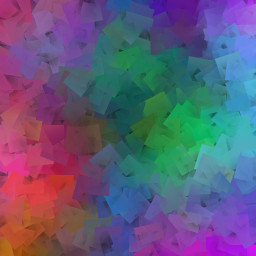
#> input picture imgs/blend1.jpg, 256 x 256 px, given in place of the camera
$ python prov.py
#> lines starting #> are read from the running program, lines starting #| are printed output that depends on the picture; after the words box and inside, x2 and y2 are one past the last pixel; in counts of white or black regions, pixels touching at a corner belong together
import cv2 as cv
import imutils
import numpy as np

def gray_to_rgbchannel(img, channel=1):
    prov = np.zeros((img.shape) + (3,), np.double)
    prov[:, :, channel] = img
    print(prov)
    return prov


video = cv.VideoCapture()
address = "http://192.168.0.13:8080/video"
video.open(address)

blur_lv = 3
laplacian_lv = 3
while True:
    check, frame = video.read()
#> frame is the input picture: shape (256, 256, 3); mean B, G, R 122.3, 90.9, 96.8
    gray_img = cv.cvtColor(frame, cv.COLOR_BGR2GRAY)
    gray_img = cv.resize(gray_img, (640, 480))
#> gray_img: shape (480, 640)
    gray_img = imutils.rotate_bound(gray_img, 90)
#> gray_img: shape (640, 480)


    # img = cv.cvtColor(frame, cv.COLOR_RGB2BGR)

    blured_img = cv.GaussianBlur(gray_img, (blur_lv, blur_lv), 0)

    grad_x = cv.Sobel(blured_img, cv.CV_64F, 1, 0, ksize=3)
    grad_y = cv.Sobel(blured_img, cv.CV_64F, 0, 1, ksize=3)

    laplacian_img = cv.Laplacian(blured_img, cv.CV_64F, ksize=laplacian_lv)
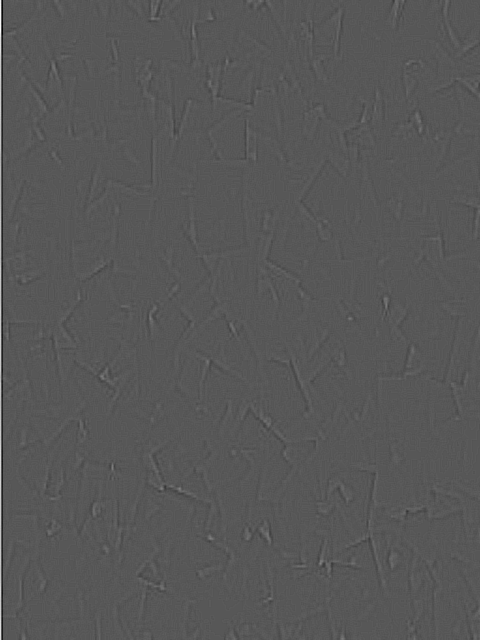
#> laplacian_img: shape (640, 480) float64; min -130, max 248, mean 0.2; drawn with min black and max white

    abs_grad_x = cv.convertScaleAbs(grad_x)
    abs_grad_y = cv.convertScaleAbs(grad_y)
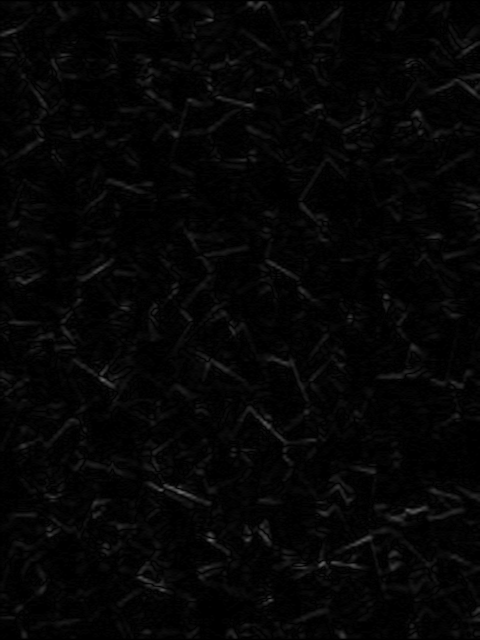
#> abs_grad_y: shape (640, 480); min 0, max 107, mean 5.1

    grad = cv.addWeighted(abs_grad_x, 0.5, abs_grad_y, 0.5, 0)
    #grad = cv.addWeighted(grad_x, 0.5, grad_y, 0.5, 0)

    cv.imshow('grad_x', grad_x)
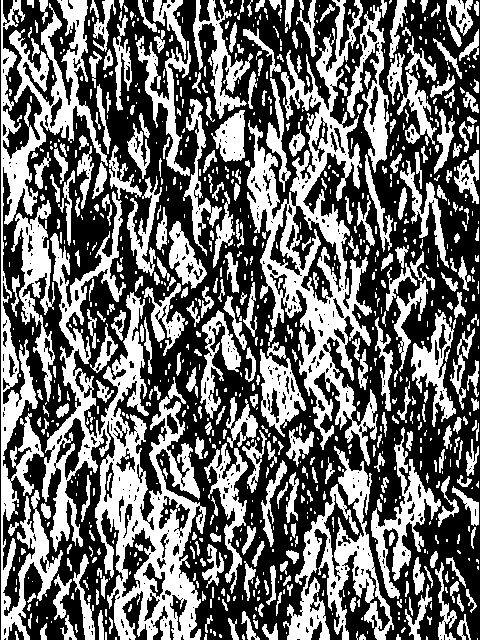
#> window 'grad_x': shape (640, 480); 42.7% white; 911 white regions (551 under 20 px), largest, box (x1, y1, x2, y2) and area: (42, 191, 206, 640) 21184, (247, 0, 378, 466) 17043, (1, 0, 108, 640) 14656
    cv.imshow('grad_y', grad_y)
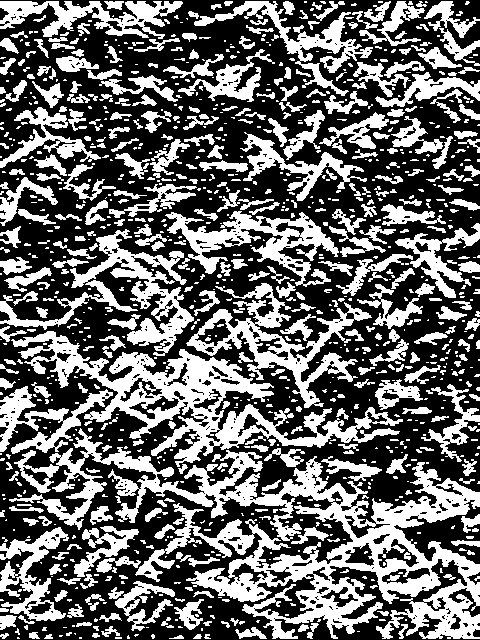
#> window 'grad_y': shape (640, 480); 40.9% white; 1040 white regions (644 under 20 px), largest, box (x1, y1, x2, y2) and area: (9, 428, 480, 639) 28202, (11, 331, 403, 467) 12622, (0, 229, 194, 356) 5580
    cv.imshow('sobel img', grad)
    cv.imshow('r', gray_to_rgbchannel(laplacian_img, 0))
#> (printed output is left out)
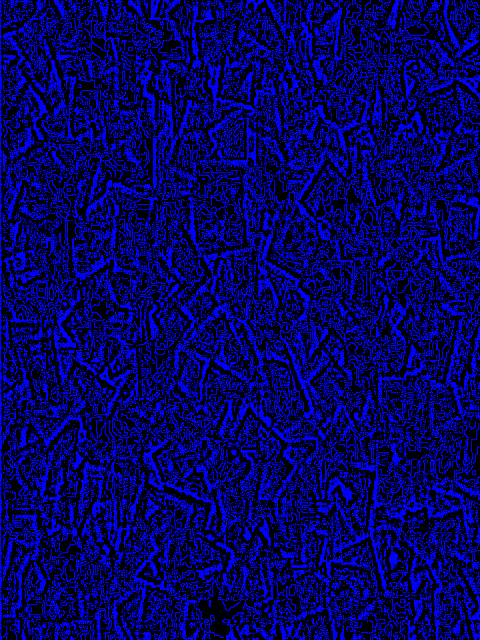
#> window 'r': shape (640, 480, 3); mean B, G, R 97.7, 0, 0
    cv.imshow('g', gray_to_rgbchannel(laplacian_img, 1))
#> (printed output is left out)
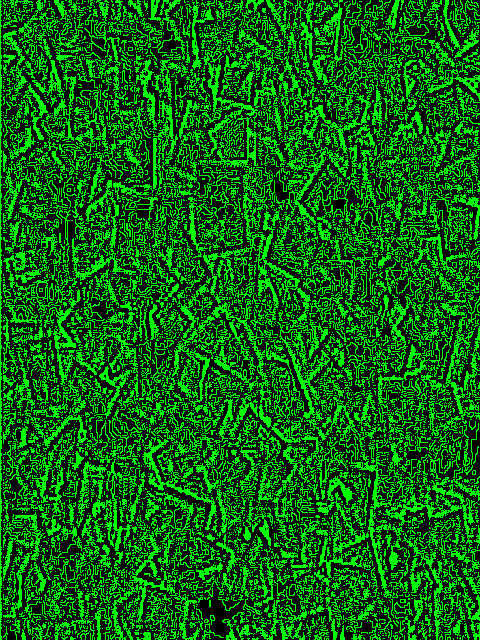
#> window 'g': shape (640, 480, 3); mean B, G, R 0, 97.7, 0
    cv.imshow('b', gray_to_rgbchannel(laplacian_img, 2))
#> (printed output is left out)
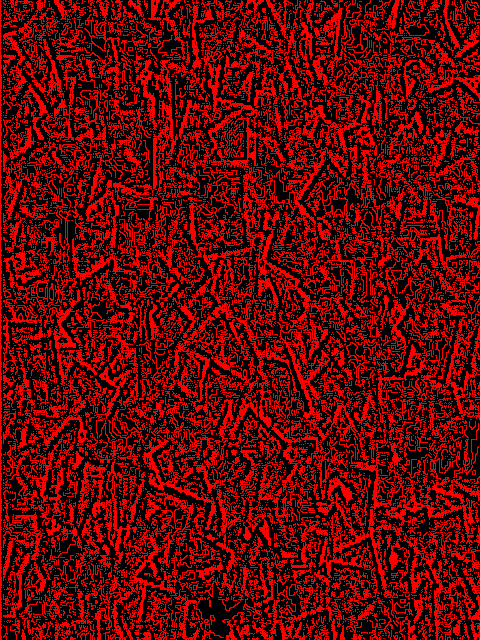
#> window 'b': shape (640, 480, 3); mean B, G, R 0, 0, 97.7
    c = cv.waitKey(1)
#> (key Esc is pressed here)
    if c == 27:
        break
    if c == ord('h'):
        if blur_lv < 5:
            blur_lv = 3
        else:
            blur_lv -= 4
    if c == ord('l'):
        if blur_lv > 57:
            blur_lv = 57
        else:
            blur_lv += 4
    if c == ord('j'):
        if laplacian_lv < 5:
            laplacian_lv = 3
        else:
            laplacian_lv -= 4
    if c == ord('k'):
        if laplacian_lv > 57:
            laplacian_lv = 57
        else:
            laplacian_lv += 4

video.release()
cv.destroyAllWindows()

$ run again, on imgs/blend2.jpg
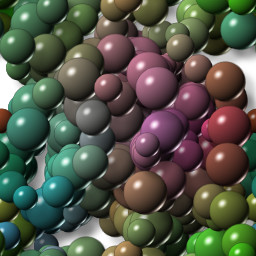
#> input picture imgs/blend2.jpg, 256 x 256 px, given in place of the camera
#> frame is the input picture: shape (256, 256, 3); mean B, G, R 71.6, 86.1, 82.2
#> `cv.imshow('grad_x', grad_x)`:
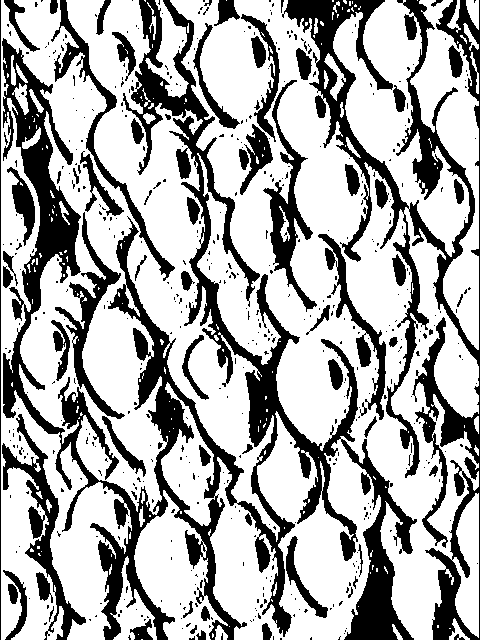
#> window 'grad_x': shape (640, 480); 67.5% white; 536 black regions (464 under 20 px), largest, box (x1, y1, x2, y2) and area: (2, 0, 417, 640) 47236, (282, 0, 480, 640) 22088, (2, 414, 86, 640) 3513
#> (printed output is left out)
#> (printed output is left out)
#> (printed output is left out)
#> `cv.imshow('b', gray_to_rgbchannel(laplacian_img, 2))`:
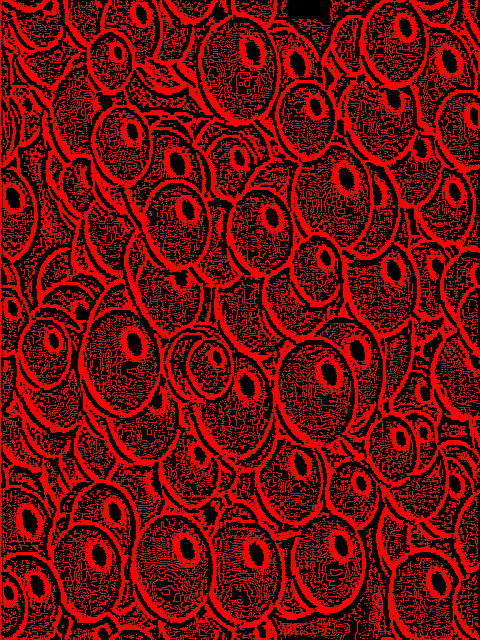
#> window 'b': shape (640, 480, 3); mean B, G, R 0, 0, 110.8
